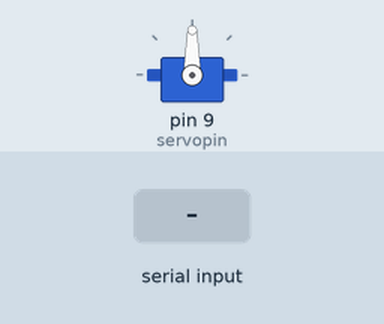
Recording of a sketch running on a simulated Arduino Uno, built with avr-gcc and run on an emulated ATmega328P. On the bench: servo. The inputs (shaded band) are chosen by the test bench.

Above: at 1.4 s.
1.5 s: "0" received over Serial
Timing chart, 0 to 4.5 s (numbered marks = the images above; inputs shaded):
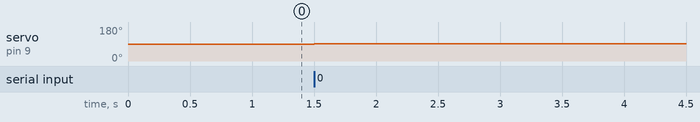

The sketch:

arduino_codes.ino
```cpp
#include <Servo.h>
#define  screenmax   640   //屏幕宽度
#define  servocenter   90  // 舵机初始位置
#define  servopin   9   // 舵机PWM接口
#define  baudrate 9600
#define distance 1  // 每次移动距离
int pos = 0;
char var=0;
Servo servo;
void setup() {
  Serial.begin(baudrate);       //链接舵机
  pinMode(servopin,OUTPUT);    //舵机接口初始化
  servo.attach(servopin);
  servo.write(servocenter); //初始化舵机位置
  delay(200);
}

void loop () {
  while(Serial.available() <=0); // 等待信号
    var=Serial.read();//从串口读操作
    pos = servo.read();//舵机位置获取
    //舵机位置控制
    if(var=='0'){pos++;}
    if(var=='1'){pos--;}
    servo.write(pos);
    }
```

Measured:
- after the input at 1.5 s, servo on pin 9 (servopin): 90° → 91° at once
